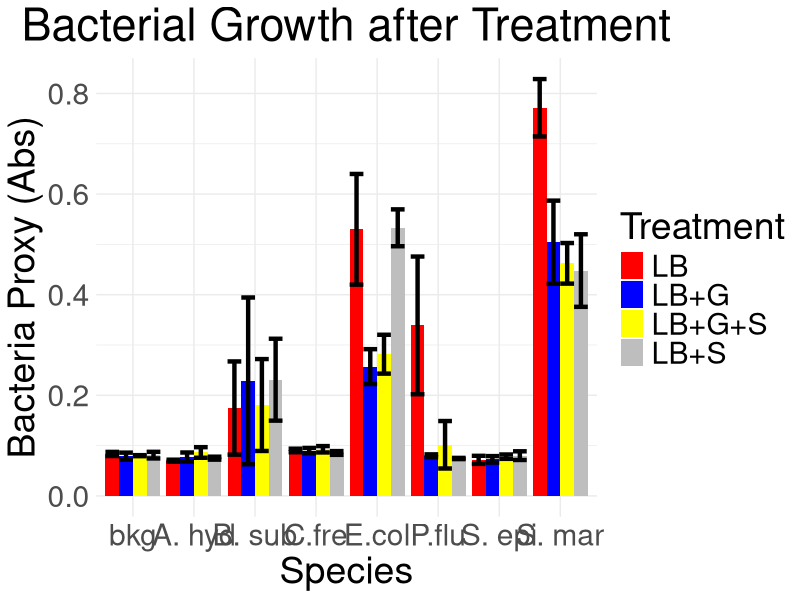
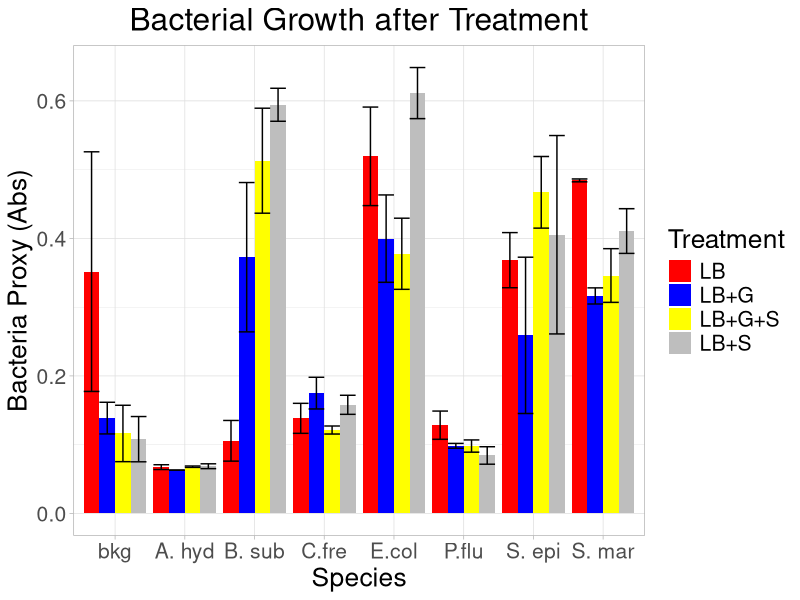

Write the R code that produced these figures, in order.
library(tidyverse)


groupWorkDF <- read.csv("For Analaysis group 1.csv")

head(groupWorkDF)
str(groupWorkDF)

groupAvg <- groupWorkDF %>% group_by(Species, Treatment) %>% 
  summarise(meanGroup = mean(Abs), sdGroup = sd(Abs))

unique(groupAvg$Species)
groupAvg$Species <- factor(groupAvg$Species, 
                           levels = c('bkg', 'A. hyd', 'B. sub', 'C.fre',
                                      'E.col', 'P.flu', 'S. epi', 'S. mar'))


windows()
ggplot(data = groupAvg, aes(Species, y = meanGroup, fill = Treatment)) +
  geom_bar(stat = "identity", position = "dodge") +
  theme_minimal() +
  scale_fill_manual(values = c('red', 'blue', 'yellow', 'grey')) +
  theme(text = element_text(size = 27), plot.title = element_text(hjust = 0.5)) +
  geom_errorbar(aes(ymin = meanGroup - sdGroup, ymax = meanGroup + sdGroup), position = "dodge", linewidth = 1.5) +
  labs(title = "Bacterial Growth after Treatment" , y = "Bacteria Proxy (Abs)")

res.aov2 <- aov(Abs ~ Treatment + Species, data = groupWorkDF)
summary(res.aov2)

res.aov3 <- aov(Abs ~ Treatment * Species, data = groupWorkDF)
summary(res.aov3)

TukeyHSD(res.aov3)










#|||||||||||||||||||||||| SECOND DATA SET ||||||||||||||||||||||||||||||||||

soloDF <- read.csv('organizedData.csv')

soloAvg <- soloDF %>% group_by(Species, Treatment) %>% 
  summarise(mean = mean(Abs), sd = sd(Abs))

soloAvg$Species <- factor(soloAvg$Species, 
                           levels = c('bkg', 'A. hyd', 'B. sub', 'C.fre',
                                      'E.col', 'P.flu', 'S. epi', 'S. mar'))


windows()
ggplot(data = soloAvg, aes(Species, y = mean, fill = Treatment)) +
  geom_bar(stat = "identity", position = "dodge") +
  theme_light() +
  scale_fill_manual(values = c('red', 'blue', 'yellow', 'grey')) +
  theme(text = element_text(size = 19), plot.title = element_text(hjust = 0.5)) +
  geom_errorbar(aes(ymin = mean - sd, ymax = mean + sd), position = "dodge") +
  labs(title = "Bacterial Growth after Treatment" , y = "Bacteria Proxy (Abs)")

res.aov22 <- aov(Abs ~ Treatment + Species, data = soloDF)
summary(res.aov22)

res.aov32 <- aov(Abs ~ Treatment * Species, data = soloDF)
summary(res.aov32)

TukeyHSD(res.aov32)

